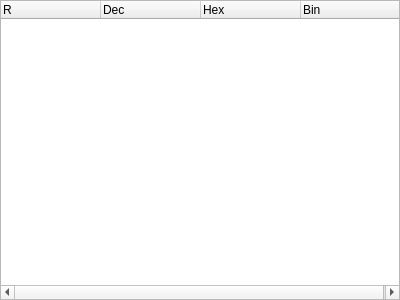
<?xml version="1.0" encoding="UTF-8"?>
<ui version="4.0">
 <class>Registers</class>
 <widget class="QDockWidget" name="Registers">
  <property name="geometry">
   <rect>
    <x>0</x>
    <y>0</y>
    <width>400</width>
    <height>300</height>
   </rect>
  </property>
  <property name="windowTitle">
   <string>Registers</string>
  </property>
  <widget class="QWidget" name="dockWidgetContents">
   <layout class="QVBoxLayout" name="verticalLayout">
    <property name="margin">
     <number>0</number>
    </property>
    <item>
     <widget class="QTreeWidget" name="view">
      <property name="indentation">
       <number>0</number>
      </property>
      <column>
       <property name="text">
        <string>R</string>
       </property>
      </column>
      <column>
       <property name="text">
        <string>Dec</string>
       </property>
      </column>
      <column>
       <property name="text">
        <string>Hex</string>
       </property>
      </column>
      <column>
       <property name="text">
        <string>Bin</string>
       </property>
      </column>
     </widget>
    </item>
   </layout>
  </widget>
 </widget>
 <resources/>
 <connections/>
</ui>
